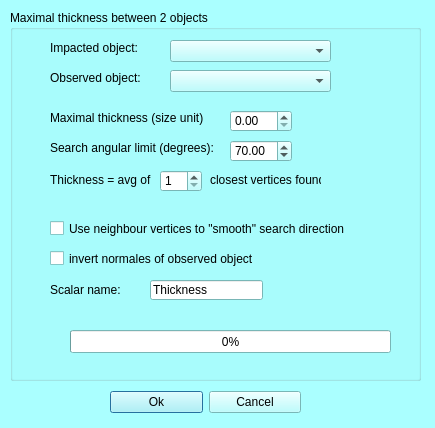
<?xml version="1.0" encoding="UTF-8"?>
<ui version="4.0">
 <class>mqScalarsThicknessBetweenDialog</class>
 <widget class="QDialog" name="mqScalarsThicknessBetweenDialog">
  <property name="geometry">
   <rect>
    <x>0</x>
    <y>0</y>
    <width>435</width>
    <height>428</height>
   </rect>
  </property>
  <property name="palette">
   <palette>
    <active>
     <colorrole role="WindowText">
      <brush brushstyle="SolidPattern">
       <color alpha="255">
        <red>0</red>
        <green>0</green>
        <blue>0</blue>
       </color>
      </brush>
     </colorrole>
     <colorrole role="Button">
      <brush brushstyle="SolidPattern">
       <color alpha="255">
        <red>170</red>
        <green>255</green>
        <blue>255</blue>
       </color>
      </brush>
     </colorrole>
     <colorrole role="Light">
      <brush brushstyle="SolidPattern">
       <color alpha="255">
        <red>255</red>
        <green>255</green>
        <blue>255</blue>
       </color>
      </brush>
     </colorrole>
     <colorrole role="Midlight">
      <brush brushstyle="SolidPattern">
       <color alpha="255">
        <red>212</red>
        <green>255</green>
        <blue>255</blue>
       </color>
      </brush>
     </colorrole>
     <colorrole role="Dark">
      <brush brushstyle="SolidPattern">
       <color alpha="255">
        <red>85</red>
        <green>127</green>
        <blue>127</blue>
       </color>
      </brush>
     </colorrole>
     <colorrole role="Mid">
      <brush brushstyle="SolidPattern">
       <color alpha="255">
        <red>113</red>
        <green>170</green>
        <blue>170</blue>
       </color>
      </brush>
     </colorrole>
     <colorrole role="Text">
      <brush brushstyle="SolidPattern">
       <color alpha="255">
        <red>0</red>
        <green>0</green>
        <blue>0</blue>
       </color>
      </brush>
     </colorrole>
     <colorrole role="BrightText">
      <brush brushstyle="SolidPattern">
       <color alpha="255">
        <red>255</red>
        <green>255</green>
        <blue>255</blue>
       </color>
      </brush>
     </colorrole>
     <colorrole role="ButtonText">
      <brush brushstyle="SolidPattern">
       <color alpha="255">
        <red>0</red>
        <green>0</green>
        <blue>0</blue>
       </color>
      </brush>
     </colorrole>
     <colorrole role="Base">
      <brush brushstyle="SolidPattern">
       <color alpha="255">
        <red>255</red>
        <green>255</green>
        <blue>255</blue>
       </color>
      </brush>
     </colorrole>
     <colorrole role="Window">
      <brush brushstyle="SolidPattern">
       <color alpha="255">
        <red>170</red>
        <green>255</green>
        <blue>255</blue>
       </color>
      </brush>
     </colorrole>
     <colorrole role="Shadow">
      <brush brushstyle="SolidPattern">
       <color alpha="255">
        <red>0</red>
        <green>0</green>
        <blue>0</blue>
       </color>
      </brush>
     </colorrole>
     <colorrole role="AlternateBase">
      <brush brushstyle="SolidPattern">
       <color alpha="255">
        <red>212</red>
        <green>255</green>
        <blue>255</blue>
       </color>
      </brush>
     </colorrole>
     <colorrole role="ToolTipBase">
      <brush brushstyle="SolidPattern">
       <color alpha="255">
        <red>255</red>
        <green>255</green>
        <blue>220</blue>
       </color>
      </brush>
     </colorrole>
     <colorrole role="ToolTipText">
      <brush brushstyle="SolidPattern">
       <color alpha="255">
        <red>0</red>
        <green>0</green>
        <blue>0</blue>
       </color>
      </brush>
     </colorrole>
    </active>
    <inactive>
     <colorrole role="WindowText">
      <brush brushstyle="SolidPattern">
       <color alpha="255">
        <red>0</red>
        <green>0</green>
        <blue>0</blue>
       </color>
      </brush>
     </colorrole>
     <colorrole role="Button">
      <brush brushstyle="SolidPattern">
       <color alpha="255">
        <red>170</red>
        <green>255</green>
        <blue>255</blue>
       </color>
      </brush>
     </colorrole>
     <colorrole role="Light">
      <brush brushstyle="SolidPattern">
       <color alpha="255">
        <red>255</red>
        <green>255</green>
        <blue>255</blue>
       </color>
      </brush>
     </colorrole>
     <colorrole role="Midlight">
      <brush brushstyle="SolidPattern">
       <color alpha="255">
        <red>212</red>
        <green>255</green>
        <blue>255</blue>
       </color>
      </brush>
     </colorrole>
     <colorrole role="Dark">
      <brush brushstyle="SolidPattern">
       <color alpha="255">
        <red>85</red>
        <green>127</green>
        <blue>127</blue>
       </color>
      </brush>
     </colorrole>
     <colorrole role="Mid">
      <brush brushstyle="SolidPattern">
       <color alpha="255">
        <red>113</red>
        <green>170</green>
        <blue>170</blue>
       </color>
      </brush>
     </colorrole>
     <colorrole role="Text">
      <brush brushstyle="SolidPattern">
       <color alpha="255">
        <red>0</red>
        <green>0</green>
        <blue>0</blue>
       </color>
      </brush>
     </colorrole>
     <colorrole role="BrightText">
      <brush brushstyle="SolidPattern">
       <color alpha="255">
        <red>255</red>
        <green>255</green>
        <blue>255</blue>
       </color>
      </brush>
     </colorrole>
     <colorrole role="ButtonText">
      <brush brushstyle="SolidPattern">
       <color alpha="255">
        <red>0</red>
        <green>0</green>
        <blue>0</blue>
       </color>
      </brush>
     </colorrole>
     <colorrole role="Base">
      <brush brushstyle="SolidPattern">
       <color alpha="255">
        <red>255</red>
        <green>255</green>
        <blue>255</blue>
       </color>
      </brush>
     </colorrole>
     <colorrole role="Window">
      <brush brushstyle="SolidPattern">
       <color alpha="255">
        <red>170</red>
        <green>255</green>
        <blue>255</blue>
       </color>
      </brush>
     </colorrole>
     <colorrole role="Shadow">
      <brush brushstyle="SolidPattern">
       <color alpha="255">
        <red>0</red>
        <green>0</green>
        <blue>0</blue>
       </color>
      </brush>
     </colorrole>
     <colorrole role="AlternateBase">
      <brush brushstyle="SolidPattern">
       <color alpha="255">
        <red>212</red>
        <green>255</green>
        <blue>255</blue>
       </color>
      </brush>
     </colorrole>
     <colorrole role="ToolTipBase">
      <brush brushstyle="SolidPattern">
       <color alpha="255">
        <red>255</red>
        <green>255</green>
        <blue>220</blue>
       </color>
      </brush>
     </colorrole>
     <colorrole role="ToolTipText">
      <brush brushstyle="SolidPattern">
       <color alpha="255">
        <red>0</red>
        <green>0</green>
        <blue>0</blue>
       </color>
      </brush>
     </colorrole>
    </inactive>
    <disabled>
     <colorrole role="WindowText">
      <brush brushstyle="SolidPattern">
       <color alpha="255">
        <red>85</red>
        <green>127</green>
        <blue>127</blue>
       </color>
      </brush>
     </colorrole>
     <colorrole role="Button">
      <brush brushstyle="SolidPattern">
       <color alpha="255">
        <red>170</red>
        <green>255</green>
        <blue>255</blue>
       </color>
      </brush>
     </colorrole>
     <colorrole role="Light">
      <brush brushstyle="SolidPattern">
       <color alpha="255">
        <red>255</red>
        <green>255</green>
        <blue>255</blue>
       </color>
      </brush>
     </colorrole>
     <colorrole role="Midlight">
      <brush brushstyle="SolidPattern">
       <color alpha="255">
        <red>212</red>
        <green>255</green>
        <blue>255</blue>
       </color>
      </brush>
     </colorrole>
     <colorrole role="Dark">
      <brush brushstyle="SolidPattern">
       <color alpha="255">
        <red>85</red>
        <green>127</green>
        <blue>127</blue>
       </color>
      </brush>
     </colorrole>
     <colorrole role="Mid">
      <brush brushstyle="SolidPattern">
       <color alpha="255">
        <red>113</red>
        <green>170</green>
        <blue>170</blue>
       </color>
      </brush>
     </colorrole>
     <colorrole role="Text">
      <brush brushstyle="SolidPattern">
       <color alpha="255">
        <red>85</red>
        <green>127</green>
        <blue>127</blue>
       </color>
      </brush>
     </colorrole>
     <colorrole role="BrightText">
      <brush brushstyle="SolidPattern">
       <color alpha="255">
        <red>255</red>
        <green>255</green>
        <blue>255</blue>
       </color>
      </brush>
     </colorrole>
     <colorrole role="ButtonText">
      <brush brushstyle="SolidPattern">
       <color alpha="255">
        <red>85</red>
        <green>127</green>
        <blue>127</blue>
       </color>
      </brush>
     </colorrole>
     <colorrole role="Base">
      <brush brushstyle="SolidPattern">
       <color alpha="255">
        <red>170</red>
        <green>255</green>
        <blue>255</blue>
       </color>
      </brush>
     </colorrole>
     <colorrole role="Window">
      <brush brushstyle="SolidPattern">
       <color alpha="255">
        <red>170</red>
        <green>255</green>
        <blue>255</blue>
       </color>
      </brush>
     </colorrole>
     <colorrole role="Shadow">
      <brush brushstyle="SolidPattern">
       <color alpha="255">
        <red>0</red>
        <green>0</green>
        <blue>0</blue>
       </color>
      </brush>
     </colorrole>
     <colorrole role="AlternateBase">
      <brush brushstyle="SolidPattern">
       <color alpha="255">
        <red>170</red>
        <green>255</green>
        <blue>255</blue>
       </color>
      </brush>
     </colorrole>
     <colorrole role="ToolTipBase">
      <brush brushstyle="SolidPattern">
       <color alpha="255">
        <red>255</red>
        <green>255</green>
        <blue>220</blue>
       </color>
      </brush>
     </colorrole>
     <colorrole role="ToolTipText">
      <brush brushstyle="SolidPattern">
       <color alpha="255">
        <red>0</red>
        <green>0</green>
        <blue>0</blue>
       </color>
      </brush>
     </colorrole>
    </disabled>
   </palette>
  </property>
  <property name="windowTitle">
   <string>Scalars: compute thickness within selected objects</string>
  </property>
  <widget class="QWidget" name="layoutWidget">
   <property name="geometry">
    <rect>
     <x>110</x>
     <y>390</y>
     <width>191</width>
     <height>25</height>
    </rect>
   </property>
   <layout class="QHBoxLayout" name="horizontalLayout_2">
    <item>
     <widget class="QPushButton" name="ok">
      <property name="text">
       <string>Ok</string>
      </property>
     </widget>
    </item>
    <item>
     <widget class="QPushButton" name="cancel">
      <property name="text">
       <string>Cancel</string>
      </property>
     </widget>
    </item>
   </layout>
  </widget>
  <widget class="QGroupBox" name="groupBox">
   <property name="geometry">
    <rect>
     <x>10</x>
     <y>10</y>
     <width>411</width>
     <height>371</height>
    </rect>
   </property>
   <property name="title">
    <string>Maximal thickness between 2 objects</string>
   </property>
   <widget class="QLabel" name="label_5">
    <property name="geometry">
     <rect>
      <x>40</x>
      <y>100</y>
      <width>201</width>
      <height>16</height>
     </rect>
    </property>
    <property name="text">
     <string>&lt;html&gt;&lt;head/&gt;&lt;body&gt;&lt;p&gt;Maximal thickness (size unit)&lt;/p&gt;&lt;/body&gt;&lt;/html&gt;</string>
    </property>
   </widget>
   <widget class="QDoubleSpinBox" name="thickness">
    <property name="geometry">
     <rect>
      <x>220</x>
      <y>100</y>
      <width>62</width>
      <height>22</height>
     </rect>
    </property>
   </widget>
   <widget class="QCheckBox" name="smoothNormales">
    <property name="geometry">
     <rect>
      <x>40</x>
      <y>210</y>
      <width>331</width>
      <height>17</height>
     </rect>
    </property>
    <property name="text">
     <string>Use neighbour vertices to &quot;smooth&quot; search direction</string>
    </property>
   </widget>
   <widget class="QLabel" name="label_6">
    <property name="geometry">
     <rect>
      <x>40</x>
      <y>160</y>
      <width>111</width>
      <height>21</height>
     </rect>
    </property>
    <property name="text">
     <string>&lt;html&gt;&lt;head/&gt;&lt;body&gt;&lt;p&gt;Thickness = avg of &lt;/p&gt;&lt;/body&gt;&lt;/html&gt;</string>
    </property>
   </widget>
   <widget class="QSpinBox" name="avg">
    <property name="geometry">
     <rect>
      <x>150</x>
      <y>160</y>
      <width>42</width>
      <height>22</height>
     </rect>
    </property>
    <property name="minimum">
     <number>1</number>
    </property>
   </widget>
   <widget class="QLabel" name="label_7">
    <property name="geometry">
     <rect>
      <x>200</x>
      <y>160</y>
      <width>111</width>
      <height>21</height>
     </rect>
    </property>
    <property name="text">
     <string>&lt;html&gt;&lt;head/&gt;&lt;body&gt;&lt;p&gt;closest vertices found&lt;/p&gt;&lt;/body&gt;&lt;/html&gt;</string>
    </property>
   </widget>
   <widget class="QLineEdit" name="scalarName">
    <property name="geometry">
     <rect>
      <x>140</x>
      <y>270</y>
      <width>113</width>
      <height>20</height>
     </rect>
    </property>
    <property name="text">
     <string>Thickness</string>
    </property>
   </widget>
   <widget class="QLabel" name="label_8">
    <property name="geometry">
     <rect>
      <x>40</x>
      <y>270</y>
      <width>111</width>
      <height>21</height>
     </rect>
    </property>
    <property name="text">
     <string>&lt;html&gt;&lt;head/&gt;&lt;body&gt;&lt;p&gt;Scalar name:&lt;/p&gt;&lt;/body&gt;&lt;/html&gt;</string>
    </property>
   </widget>
   <widget class="QComboBox" name="impactedObject">
    <property name="geometry">
     <rect>
      <x>160</x>
      <y>30</y>
      <width>161</width>
      <height>22</height>
     </rect>
    </property>
   </widget>
   <widget class="QLabel" name="label_9">
    <property name="geometry">
     <rect>
      <x>40</x>
      <y>30</y>
      <width>101</width>
      <height>16</height>
     </rect>
    </property>
    <property name="text">
     <string>&lt;html&gt;&lt;head/&gt;&lt;body&gt;&lt;p&gt;Impacted object:&lt;/p&gt;&lt;/body&gt;&lt;/html&gt;</string>
    </property>
   </widget>
   <widget class="QComboBox" name="observedObject">
    <property name="geometry">
     <rect>
      <x>160</x>
      <y>60</y>
      <width>161</width>
      <height>22</height>
     </rect>
    </property>
   </widget>
   <widget class="QLabel" name="label_10">
    <property name="geometry">
     <rect>
      <x>40</x>
      <y>60</y>
      <width>101</width>
      <height>16</height>
     </rect>
    </property>
    <property name="text">
     <string>&lt;html&gt;&lt;head/&gt;&lt;body&gt;&lt;p&gt;Observed object:&lt;/p&gt;&lt;/body&gt;&lt;/html&gt;</string>
    </property>
   </widget>
   <widget class="QCheckBox" name="invertObservedNormales">
    <property name="geometry">
     <rect>
      <x>40</x>
      <y>240</y>
      <width>331</width>
      <height>17</height>
     </rect>
    </property>
    <property name="text">
     <string>invert normales of observed object</string>
    </property>
   </widget>
   <widget class="QLabel" name="label_11">
    <property name="geometry">
     <rect>
      <x>40</x>
      <y>130</y>
      <width>201</width>
      <height>16</height>
     </rect>
    </property>
    <property name="text">
     <string>&lt;html&gt;&lt;head/&gt;&lt;body&gt;&lt;p&gt;Search angular limit (degrees):&lt;/p&gt;&lt;/body&gt;&lt;/html&gt;</string>
    </property>
   </widget>
   <widget class="QDoubleSpinBox" name="angularLimit">
    <property name="geometry">
     <rect>
      <x>220</x>
      <y>130</y>
      <width>62</width>
      <height>22</height>
     </rect>
    </property>
    <property name="maximum">
     <double>180.000000000000000</double>
    </property>
    <property name="value">
     <double>70.000000000000000</double>
    </property>
   </widget>
  </widget>
  <widget class="QProgressBar" name="progressBar">
   <property name="geometry">
    <rect>
     <x>70</x>
     <y>330</y>
     <width>321</width>
     <height>23</height>
    </rect>
   </property>
   <property name="value">
    <number>0</number>
   </property>
  </widget>
 </widget>
 <resources>
  <include location="../Icons/icons.qrc"/>
  <include location="../Icons/icons.qrc"/>
 </resources>
 <connections/>
</ui>
